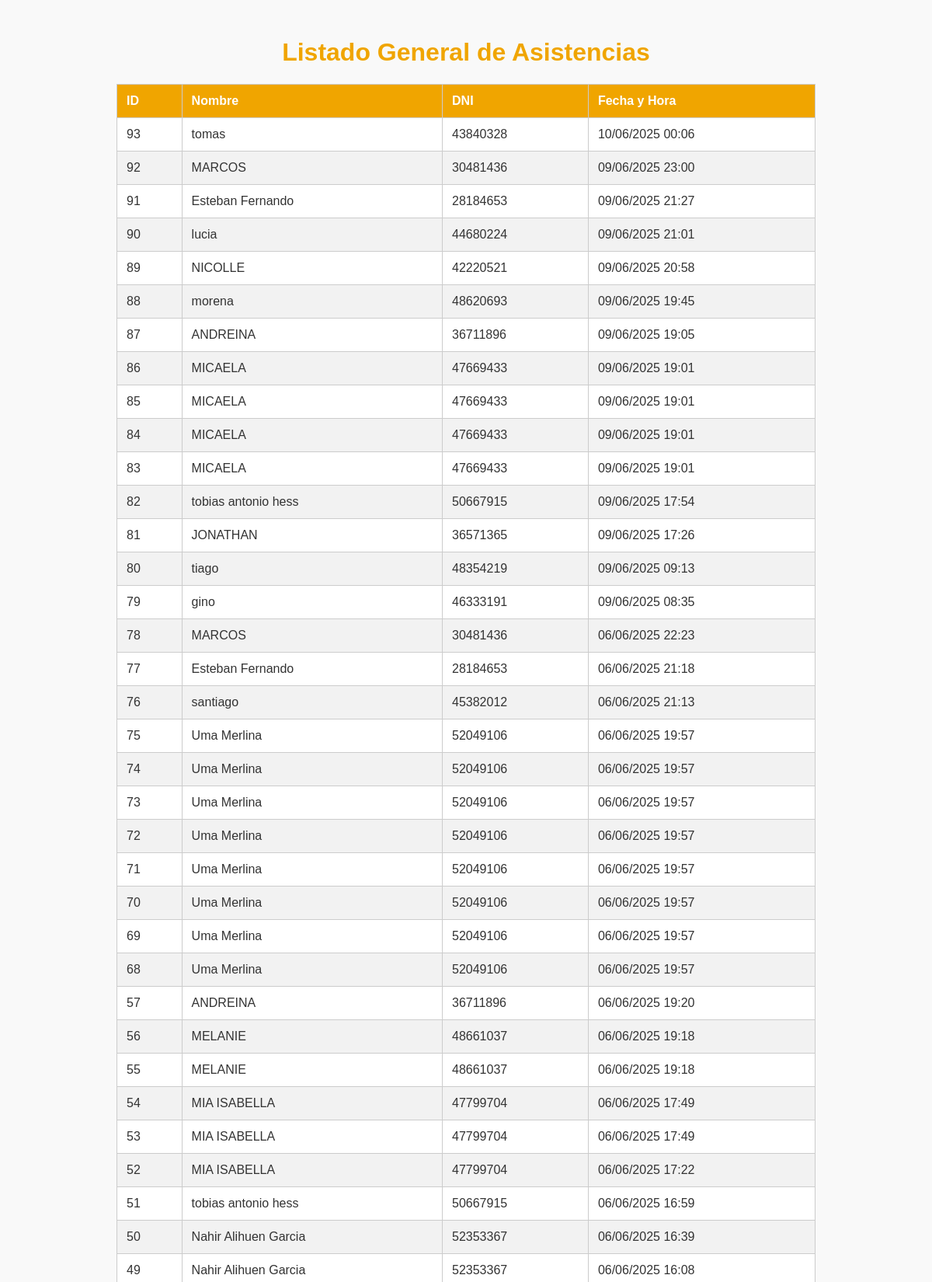
Page /listado_asistencias.php (upper part) on the committed database.
### tables this page shows
CREATE TABLE `asistencias` (
  `id` int(11) NOT NULL,
  `cliente_id` int(11) NOT NULL,
  `membresia_id` int(11) NOT NULL,
  `fecha_asistencia` date NOT NULL,
  `fecha_hora` datetime DEFAULT current_timestamp(),
  `tipo` enum('entrada','salida') NOT NULL DEFAULT 'entrada'
);

CREATE TABLE `clientes` (
  `id` int(11) NOT NULL,
  `nombre` varchar(100) NOT NULL,
  `apellido` varchar(100) NOT NULL,
  `dni` varchar(20) NOT NULL,
  `telefono` varchar(20) DEFAULT NULL,
  `correo` varchar(100) DEFAULT NULL,
  `fecha_nacimiento` date DEFAULT NULL,
  `fecha_ingreso` date DEFAULT NULL,
  `email` varchar(100) DEFAULT NULL,
  `rfid_uid` varchar(100) DEFAULT NULL,
  `tarjeta_rfid` varchar(50) DEFAULT NULL,
  `estado` varchar(20) NOT NULL DEFAULT 'Activo',
  `fecha_vencimiento` date DEFAULT NULL,
  `dias_restantes` int(11) DEFAULT 0,
  `dias_disponibles` int(11) DEFAULT 0
);

### listado_asistencias.php (the view, shortened to what this page needs)
<?php
$mysqli = new mysqli("localhost", "root", "", "gymfight");
$query = "SELECT a.id, c.nombre, c.dni, a.fecha_hora
          FROM asistencias a
          JOIN clientes c ON a.cliente_id = c.id
          ORDER BY a.fecha_hora DESC";
$resultado = $mysqli->query($query);
?>
<!DOCTYPE html>
<html lang="es">
<head>
</head>
<body>
<h1>Listado General de Asistencias</h1>
<table>
    <thead>
        <tr>
            <th>ID</th>
            <th>Nombre</th>
            <th>DNI</th>
            <th>Fecha y Hora</th>
        </tr>
    </thead>
    <tbody>
        <?php if($resultado && $resultado->num_rows > 0): ?>
            <?php while($fila = $resultado->fetch_assoc()): ?>
                <tr>
                    <td><?php echo $fila['id']; ?></td>
                    <td><?php echo htmlspecialchars($fila['nombre']); ?></td>
                    <td><?php echo htmlspecialchars($fila['dni']); ?></td>
                    <td><?php echo date("d/m/Y H:i", strtotime($fila['fecha_hora'])); ?></td>
                </tr>
            <?php endwhile; ?>
        <?php else: ?>
            <tr><td colspan="4" style="text-align:center;">No hay asistencias registradas.</td></tr>
        <?php endif; ?>
    </tbody>
</table>
</body>
</html>

### listado_asistencias.php (style rules this page uses)
body { font-family: Arial, sans-serif; background:#f9f9f9; color:#333; padding: 20px; }
h1 { color: #f0a500; text-align:center; }
table { border-collapse: collapse; width: 100%; max-width: 900px; margin: 20px auto; background: #fff; }
th, td { padding: 12px; border: 1px solid #ccc; text-align: left; }
th { background-color: #f0a500; color: #fff; }
tr:nth-child(even) { background-color: #f2f2f2; }

### rows in the picture
asistencias: id "93", cliente.nombre "tomas", cliente.dni "43840328", fecha_hora "10/06/2025 00:06"
asistencias: id "92", cliente.nombre "MARCOS", cliente.dni "30481436", fecha_hora "09/06/2025 23:00"
asistencias: id "91", cliente.nombre "Esteban Fernando", cliente.dni "28184653", fecha_hora "09/06/2025 21:27"
asistencias: id "90", cliente.nombre "lucia", cliente.dni "44680224", fecha_hora "09/06/2025 21:01"
asistencias: id "89", cliente.nombre "NICOLLE", cliente.dni "42220521", fecha_hora "09/06/2025 20:58"
asistencias: id "88", cliente.nombre "morena", cliente.dni "48620693", fecha_hora "09/06/2025 19:45"
asistencias: id "87", cliente.nombre "ANDREINA", cliente.dni "36711896", fecha_hora "09/06/2025 19:05"
asistencias: id "86", cliente.nombre "MICAELA", cliente.dni "47669433", fecha_hora "09/06/2025 19:01"
asistencias: id "85", cliente.nombre "MICAELA", cliente.dni "47669433", fecha_hora "09/06/2025 19:01"
asistencias: id "84", cliente.nombre "MICAELA", cliente.dni "47669433", fecha_hora "09/06/2025 19:01"
asistencias: id "83", cliente.nombre "MICAELA", cliente.dni "47669433", fecha_hora "09/06/2025 19:01"
asistencias: id "82", cliente.nombre "tobias antonio hess", cliente.dni "50667915", fecha_hora "09/06/2025 17:54"
asistencias: id "81", cliente.nombre "JONATHAN", cliente.dni "36571365", fecha_hora "09/06/2025 17:26"
asistencias: id "80", cliente.nombre "tiago", cliente.dni "48354219", fecha_hora "09/06/2025 09:13"
asistencias: id "79", cliente.nombre "gino", cliente.dni "46333191", fecha_hora "09/06/2025 08:35"
asistencias: id "78", cliente.nombre "MARCOS", cliente.dni "30481436", fecha_hora "06/06/2025 22:23"
asistencias: id "77", cliente.nombre "Esteban Fernando", cliente.dni "28184653", fecha_hora "06/06/2025 21:18"
asistencias: id "76", cliente.nombre "santiago", cliente.dni "45382012", fecha_hora "06/06/2025 21:13"
asistencias: id "75", cliente.nombre "Uma Merlina", cliente.dni "52049106", fecha_hora "06/06/2025 19:57"
asistencias: id "74", cliente.nombre "Uma Merlina", cliente.dni "52049106", fecha_hora "06/06/2025 19:57"
asistencias: id "73", cliente.nombre "Uma Merlina", cliente.dni "52049106", fecha_hora "06/06/2025 19:57"
asistencias: id "72", cliente.nombre "Uma Merlina", cliente.dni "52049106", fecha_hora "06/06/2025 19:57"
asistencias: id "71", cliente.nombre "Uma Merlina", cliente.dni "52049106", fecha_hora "06/06/2025 19:57"
asistencias: id "70", cliente.nombre "Uma Merlina", cliente.dni "52049106", fecha_hora "06/06/2025 19:57"
asistencias: id "69", cliente.nombre "Uma Merlina", cliente.dni "52049106", fecha_hora "06/06/2025 19:57"
asistencias: id "68", cliente.nombre "Uma Merlina", cliente.dni "52049106", fecha_hora "06/06/2025 19:57"
asistencias: id "57", cliente.nombre "ANDREINA", cliente.dni "36711896", fecha_hora "06/06/2025 19:20"
asistencias: id "56", cliente.nombre "MELANIE", cliente.dni "48661037", fecha_hora "06/06/2025 19:18"
asistencias: id "55", cliente.nombre "MELANIE", cliente.dni "48661037", fecha_hora "06/06/2025 19:18"
asistencias: id "54", cliente.nombre "MIA ISABELLA", cliente.dni "47799704", fecha_hora "06/06/2025 17:49"
asistencias: id "53", cliente.nombre "MIA ISABELLA", cliente.dni "47799704", fecha_hora "06/06/2025 17:49"
asistencias: id "52", cliente.nombre "MIA ISABELLA", cliente.dni "47799704", fecha_hora "06/06/2025 17:22"
asistencias: id "51", cliente.nombre "tobias antonio hess", cliente.dni "50667915", fecha_hora "06/06/2025 16:59"
asistencias: id "50", cliente.nombre "Nahir Alihuen Garcia", cliente.dni "52353367", fecha_hora "06/06/2025 16:39"
asistencias: id "49", cliente.nombre "Nahir Alihuen Garcia", cliente.dni "52353367", fecha_hora "06/06/2025 16:08"
